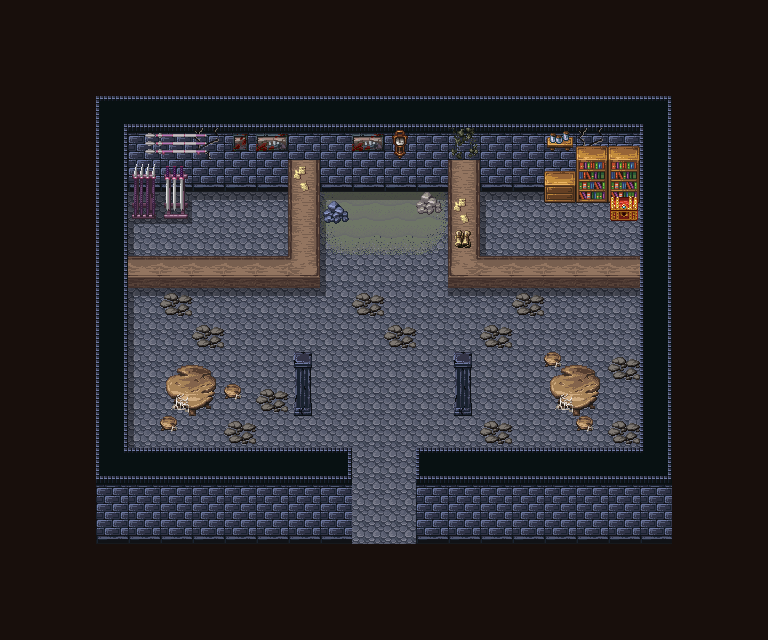

Below is a game level as drawn by its tile map, then a one-line description and the .tmx that defines it (tile-layer data replaced by summaries):
An orthogonal 24x20 tile map with 32x32 px tiles, 11 tile layers (floor, wall1, sand, dirt, ...).

<map version="1.9" tiledversion="1.9.1" orientation="orthogonal" renderorder="right-down" width="24" height="20" tilewidth="32" tileheight="32" infinite="0" nextlayerid="12" nextobjectid="1">
  <tileset firstgid="1" source="../26,27_tsx/26,27_maptip_3x.tsx" />
  <layer id="4" name="floor" width="24" height="20">
    <data>[480 cells, 176 non-empty, 1 distinct tile ids]</data>
  </layer>
  <layer id="2" name="wall1" width="24" height="20">
    <data>[480 cells, 104 non-empty, 14 distinct tile ids]</data>
  </layer>
  <layer id="11" name="sand" width="24" height="20">
    <data>[480 cells, 8 non-empty, 6 distinct tile ids]</data>
  </layer>
  <layer id="10" name="dirt" width="24" height="20">
    <data>[480 cells, 3 non-empty, 2 distinct tile ids]</data>
  </layer>
  <layer id="8" name="shadow" width="24" height="20">
    <data>[480 cells, 38 non-empty, 5 distinct tile ids]</data>
  </layer>
  <layer id="5" name="furniture1" width="24" height="20">
    <data>[480 cells, 61 non-empty, 28 distinct tile ids]</data>
  </layer>
  <layer id="7" name="furniture2" width="24" height="20">
    <data>[480 cells, 4 non-empty, 3 distinct tile ids]</data>
  </layer>
  <layer id="9" name="chara" width="24" height="20">
    <data>[480 cells, 0 non-empty, 0 distinct tile ids]</data>
  </layer>
  <layer id="6" name="furniture3" width="24" height="20">
    <data>[480 cells, 6 non-empty, 3 distinct tile ids]</data>
  </layer>
  <layer id="3" name="wall2" width="24" height="20">
    <data>[480 cells, 14 non-empty, 4 distinct tile ids]</data>
  </layer>
  <layer id="1" name="black" width="24" height="20">
    <data>[480 cells, 228 non-empty, 1 distinct tile ids]</data>
  </layer>
</map>
